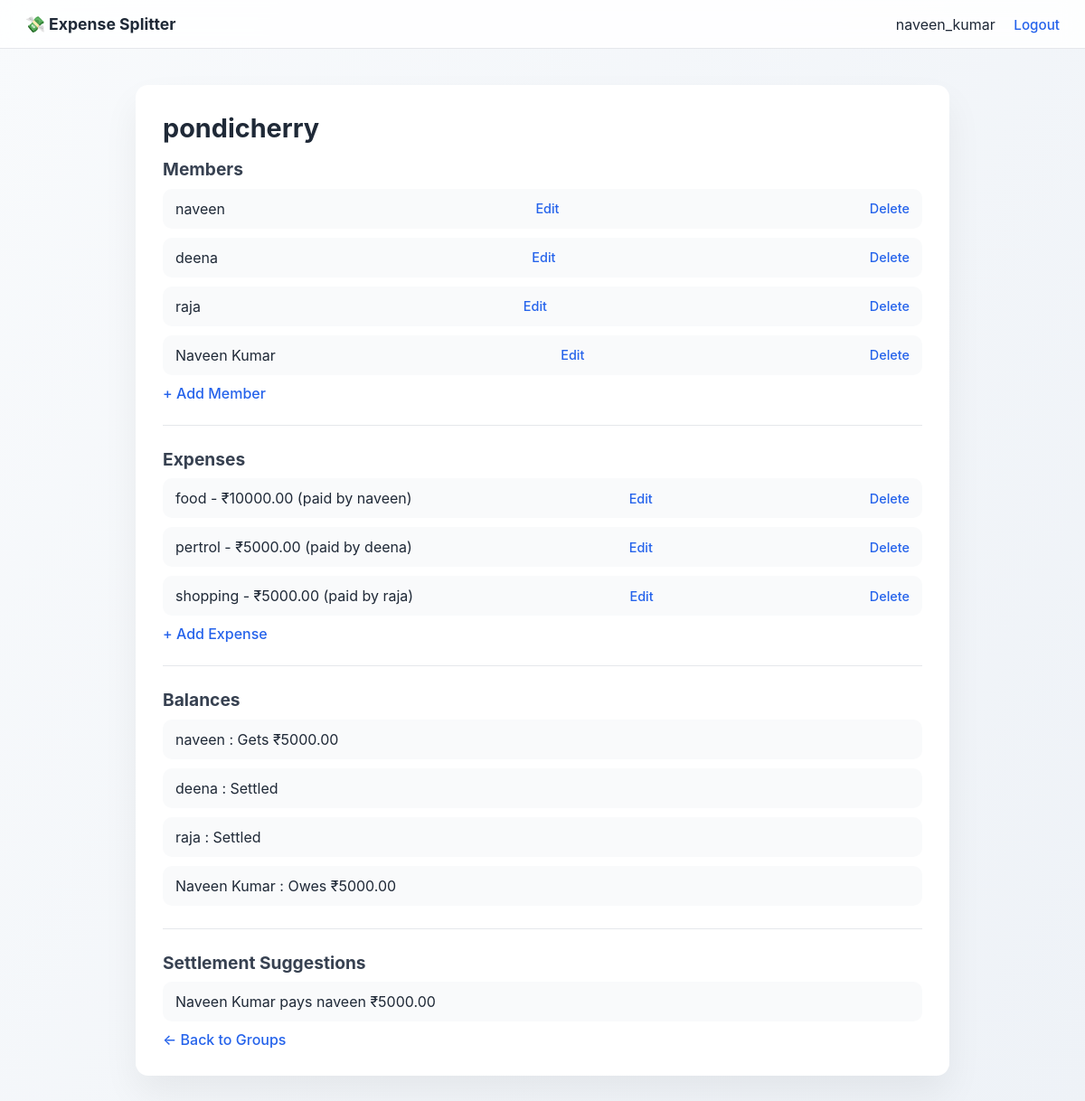
Screenshot of /group/1/ (signed in) with the database file from the repository.
### splitter/models.py (models this page shows, shortened)
class Group(models.Model):
    name = models.CharField(max_length=100)
    created_by = models.ForeignKey(User, on_delete=models.CASCADE)
    created_at = models.DateTimeField(auto_now_add=True)

class Member(models.Model):
    name = models.CharField(max_length=100)
    group = models.ForeignKey(Group, on_delete=models.CASCADE, related_name='members')

class Expense(models.Model):
    title = models.CharField(max_length=200)
    amount = models.DecimalField(max_digits=10, decimal_places=2)
    paid_by = models.ForeignKey(Member, on_delete=models.CASCADE)
    group = models.ForeignKey(Group, on_delete=models.CASCADE, related_name='expenses')
    created_at = models.DateTimeField(auto_now_add=True)

### splitter/views.py (the view)
# urls.py: path('group/<int:group_id>/', views.group_detail, name='group_detail'),
@login_required
def group_detail(request, group_id):
    group = get_object_or_404(Group, id=group_id, created_by=request.user)
    members = group.members.all()
    expenses = group.expenses.all()
    balances = calculate_balances(group)
    settlements = calculate_settlements(balances)
    return render(request, 'splitter/group_detail.html', {
        'group': group,
        'members': members,
        'expenses': expenses,
        'balances': balances,
        'settlements': settlements,
    })

### splitter/views.py (called while the page is built)
def calculate_balances(group):
    members = group.members.all()
    expenses = group.expenses.all()
    total_expense = sum(e.amount for e in expenses)
    member_count = members.count()
    balances = {}
    if member_count == 0:
        return balances
    share = total_expense / member_count
    for member in members:
        paid = sum(e.amount for e in expenses if e.paid_by == member)
        balances[member] = paid - share
    return balances

def calculate_settlements(balances):
    payers = []
    receivers = []
    for member, balance in balances.items():
        if balance < 0:
            payers.append([member, -balance])
        elif balance > 0:
            receivers.append([member, balance])
    settlements = []
    i = j = 0
    while i < len(payers) and j < len(receivers):
        payer, pay_amt = payers[i]
        receiver, recv_amt = receivers[j]
        amt = min(pay_amt, recv_amt)
        settlements.append({
            'from': payer,
            'to': receiver,
            'amount': amt
        })
        payers[i][1] -= amt
        receivers[j][1] -= amt
        if payers[i][1] == 0:
            i += 1
        if receivers[j][1] == 0:
            j += 1
    return settlements

### templates/splitter/group_detail.html (shortened to what this page needs)
{% extends "base.html" %}
{% block content %}
<h2>{{ group.name }}</h2>
<h3>Members</h3>
<ul>
    {% for member in members %}
        <li>
            {{ member.name }}
            <a href="{% url 'member_edit' member.id %}">Edit</a>
            <a href="{% url 'member_delete' member.id %}">Delete</a>
        </li>
    {% endfor %}
</ul>
<a href="{% url 'member_add' group.id %}">+ Add Member</a>
<hr>
<h3>Expenses</h3>
<ul>
    {% for expense in expenses %}
        <li>
            {{ expense.title }} - ₹{{ expense.amount }}
            (paid by {{ expense.paid_by.name }})
            <a href="{% url 'expense_edit' expense.id %}">Edit</a>
            <a href="{% url 'expense_delete' expense.id %}">Delete</a>
        </li>
    {% empty %}
        <li>No expenses yet.</li>
    {% endfor %}
</ul>
<a href="{% url 'expense_add' group.id %}">+ Add Expense</a>
<hr>
<h3>Balances</h3>
<ul>
    {% for member, balance in balances.items %}
        <li>
            {{ member.name }} :
            {% if balance > 0 %}
                Gets ₹{{ balance }}
            {% elif balance < 0 %}
                Owes ₹{{ balance|floatformat:2|slice:"1:" }}
            {% else %}
                Settled
            {% endif %}
        </li>
    {% endfor %}
</ul>
<hr>
<h3>Settlement Suggestions</h3>
{% if settlements %}
<ul>
    {% for s in settlements %}
        <li>
            {{ s.from.name }} pays {{ s.to.name }} ₹{{ s.amount }}
        </li>
    {% endfor %}
</ul>
{% else %}
<p>All settled 🎉</p>
{% endif %}
<a href="{% url 'group_list' %}">← Back to Groups</a>
{% endblock %}

### templates/base.html (shortened to what this page needs)
{% load static %}
<!doctype html>
<html lang="en">
<head>
    <link rel="stylesheet" href="{% static 'css/styles.css' %}">
</head>
<body>
<div class="navbar">
    <strong>💸 Expense Splitter</strong>
    <div>
        {% if user.is_authenticated %}
            <span>{{ user.username }}</span>
            <a href="{% url 'logout' %}">Logout</a>
        {% else %}
            <a href="{% url 'login' %}">Login</a>
            <a href="{% url 'signup' %}">Sign Up</a>
        {% endif %}
    </div>
</div>
<div class="main-container">
    {% block content %}{% endblock %}
</div>
</body>
</html>

### static/css/styles.css (style rules this page uses)
* { margin: 0; padding: 0; box-sizing: border-box; }
body { font-family: "Inter", system-ui, -apple-system, BlinkMacSystemFont, sans-serif; background: linear-gradient(120deg, #f8fafc, #eef2f7); color: #1f2937; min-height: 100vh; }
a { color: #2563eb; text-decoration: none; font-weight: 500; }
h2 { font-size: 1.8rem; margin-bottom: 1rem; }
h3 { font-size: 1.2rem; margin-bottom: 0.6rem; color: #374151; }
.main-container { max-width: 900px; margin: 40px auto; background: white; padding: 30px; border-radius: 14px; box-shadow: 0 20px 40px rgba(0, 0, 0, 0.06); }
hr { margin: 25px 0; border: none; border-top: 1px solid #e5e7eb; }
.navbar { background: rgba(255, 255, 255, 0.85); backdrop-filter: blur(12px); padding: 16px 28px; display: flex; justify-content: space-between; align-items: center; border-bottom: 1px solid #e5e7eb; }
.navbar strong { font-size: 1.1rem; }
.navbar a { margin-left: 16px; font-size: 0.95rem; }
ul { list-style: none; }
ul li { padding: 12px 14px; background: #f9fafb; border-radius: 10px; margin-bottom: 10px; display: flex; justify-content: space-between; align-items: center; }
ul li a { margin-left: 10px; font-size: 0.9rem; }

### rows the page displays
Group: name "pondicherry"
Member: name "naveen", balance "5000.00"
Member: name "deena", shows "Settled"
Member: name "raja", shows "Settled"
Member: name "Naveen Kumar", balance "5000.00", from.name "Naveen Kumar", to.name "naveen", amount "5000.00"
Expense: title "food", amount "10000.00", paid_by.name "naveen"
Expense: title "pertrol", amount "5000.00", paid_by.name "deena"
Expense: title "shopping", amount "5000.00", paid_by.name "raja"

### other values shown
{{ user.username }} "naveen_kumar"
